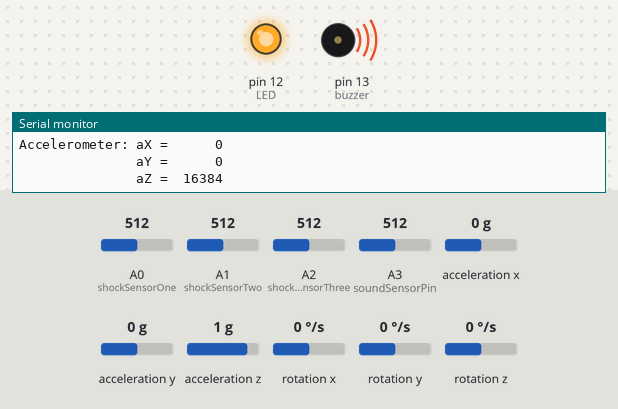
This sketch was run on a simulated Arduino Uno, built with avr-gcc and run on an emulated ATmega328P. Parts: output pins drawn as LEDs (lit = HIGH), buzzer (waves = sounding, pin HIGH), the last lines printed to the serial monitor. Wiring (inferred from the names in the program): MPU-6050 motion sensor at I2C address 0x68. The inputs (shaded band) are chosen by the test bench; at power-on: A3 (soundSensorPin) = 512, A0 (shockSensorOne) = 512, A1 (shockSensorTwo) = 512, A2 (shockSensorThree) = 512, acceleration x 0 g, acceleration y 0 g, acceleration z 1 g, rotation x 0 °/s, rotation y 0 °/s, rotation z 0 °/s.

Above: at 5.1 s.
5.2 s: A3 (soundSensorPin) set to 45
10.6 s: A3 (soundSensorPin) set to 36
At 11.5 s:
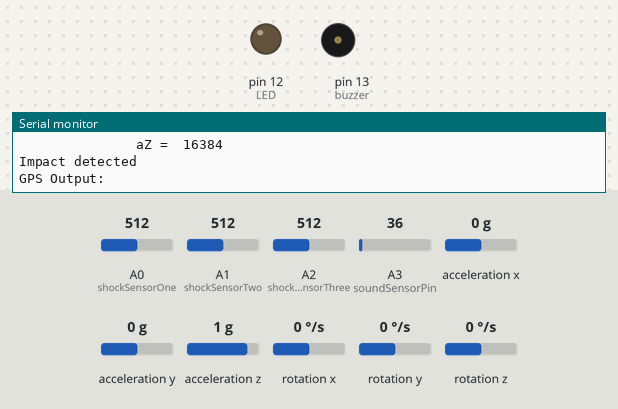
21.4 s: A0 (shockSensorOne) set to 105
26.8 s: A0 (shockSensorOne) set to 92
Timing chart, 0 to 29.8 s (numbered marks = the images above; inputs shaded):
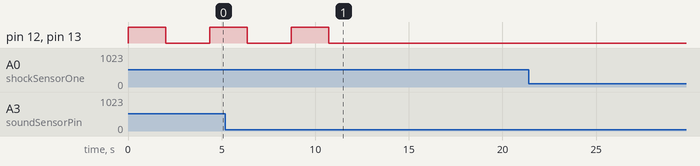

Measured:
- the behaviour switches between 41 and 40 on A3 (soundSensorPin) (found by bisection; images 0 and 1)
- after the input at 10.6 s, pin 12 (LED), pin 13 (buzzer): goes on until 10.7 s, then stays LOW

The sketch:

safetyHelmetv2.ino
```cpp
// #include <TinyGPS++.h>
#include <SoftwareSerial.h>
#include "Wire.h" // This library allows you to communicate with I2C devices.

#define shockSensorOne A0    // Analog input pin that shock sensor one is attached to
#define shockSensorTwo A1    // Analog input pin that shock sensor two is attached to
#define shockSensorThree A2  // Analog input pin that shock sensor three is attached to
#define soundSensorPin A3    // Analog input pin that the Sound sensor is attached to

#define SHOCK_THRESHOLD 600
#define SOUND_THRESHOLD 40
#define ACCELERATION_THRESHOLD 5

// Choose two Arduino pins to use for software serial
int RXPin = 2;
int TXPin = 3;

//Default baud of NEO-6M is 9600
int GPSBaud = 9600;

const int MPU_ADDR = 0x68; // I2C address of the MPU-6050. If AD0 pin is set to HIGH, the I2C address will be 0x69.

int16_t accelerometer_x, accelerometer_y, accelerometer_z; // variables for accelerometer raw data
int16_t gyro_x, gyro_y, gyro_z; // variables for gyro raw data
int16_t temperature; // variables for temperature data

char tmp_str[7]; // temporary variable used in convert function

char* convert_int16_to_str(int16_t i) { // converts int16 to string. Moreover, resulting strings will have the same length in the debug monitor.
  sprintf(tmp_str, "%6d", i);
  return tmp_str;
}

SoftwareSerial gpsSerial(RXPin, TXPin); //for GPS

struct SensorValues {
  int soundSensorValue,
  shockSensorOneValue,
  shockSensorTwoValue,
  shockSensorThreeValue,
  accelerometer_x[2],
  accelerometer_y[2],
  accelerometer_z[2];
};

SensorValues sensorValues;

void readSensors() {
  sensorValues.soundSensorValue = analogRead(soundSensorPin);
  sensorValues.shockSensorOneValue = analogRead(shockSensorOne);
  sensorValues.shockSensorTwoValue = analogRead(shockSensorTwo);
  sensorValues.shockSensorThreeValue = analogRead(shockSensorThree);

  // stores previous value in the first position in the array
  sensorValues.accelerometer_x[0] = sensorValues.accelerometer_x[1];
  sensorValues.accelerometer_y[0] = sensorValues.accelerometer_x[1];
  sensorValues.accelerometer_z[0] = sensorValues.accelerometer_x[1];

  // the following equation was taken from the documentation [MPU-6000/MPU-6050 Register Map and Description, p.30]

  Wire.beginTransmission(MPU_ADDR);
  Wire.write(0x3B); // starting with register 0x3B (ACCEL_XOUT_H) [MPU-6000 and MPU-6050 Register Map and Descriptions Revision 4.2, p.40]
  Wire.endTransmission(false); // the parameter indicates that the Arduino will send a restart. As a result, the connection is kept active.
  Wire.requestFrom(MPU_ADDR, 7*2, true); // request a total of 7*2=14 registers

  // stores current value in the second position in the array
  sensorValues.accelerometer_x[1] = Wire.read()<<8 | Wire.read(); // reading registers: 0x3B (ACCEL_XOUT_H) and 0x3C (ACCEL_XOUT_L)
  sensorValues.accelerometer_y[1] = Wire.read()<<8 | Wire.read(); // reading registers: 0x3D (ACCEL_YOUT_H) and 0x3E (ACCEL_YOUT_L)
  sensorValues.accelerometer_z[1] = Wire.read()<<8 | Wire.read(); // reading registers: 0x3F (ACCEL_ZOUT_H) and 0x40 (ACCEL_ZOUT_L)
}

double magnitude(int x, int y, int z) {
  double magnitude = sqrt(pow(x, 2) + pow(y, 2) + pow(z, 2));
  return magnitude;
}

bool suddenStop() {
  if ((int)magnitude(sensorValues.accelerometer_x[0], sensorValues.accelerometer_y[0], sensorValues.accelerometer_z[0]) /
      (int)magnitude(sensorValues.accelerometer_x[1], sensorValues.accelerometer_y[1], sensorValues.accelerometer_z[1]) > ACCELERATION_THRESHOLD)
      return true;
      else
      return false;
}


void checkValues() {
  if (sensorValues.soundSensorValue > SOUND_THRESHOLD &&
     (sensorValues.shockSensorOneValue < SHOCK_THRESHOLD ||
     sensorValues.shockSensorTwoValue < SHOCK_THRESHOLD ||
     sensorValues.shockSensorThreeValue < SHOCK_THRESHOLD)) {
    digitalWrite(12, HIGH);  // LED on
    digitalWrite(13, HIGH);  // buzzer on
    delay(2000);             // wait for 2 seconds
    digitalWrite(12, LOW);   // LED off
    digitalWrite(13, LOW);   // buzzer off
    Serial.println("Impact detected");
    Serial.print("GPS Output:");
    Serial.println();
    while (gpsSerial.available() > 0)
    Serial.write(gpsSerial.read());
    Serial.println();
    delay(2000);
  } else {
    digitalWrite(12, LOW);  // LED off
    digitalWrite(13, LOW);  // buzzer off
  }
}

void printValues() {
  Serial.print("Sound sensor:  ");
  Serial.println(sensorValues.soundSensorValue);
  Serial.print("Shock Sensors: ");
  Serial.println(sensorValues.shockSensorOneValue);
  Serial.print("               ");
  Serial.println(sensorValues.shockSensorTwoValue);
  Serial.print("               ");
  Serial.println(sensorValues.shockSensorThreeValue);

  Serial.print("Accelerometer: ");
  Serial.print("aX = ");
  Serial.println(convert_int16_to_str(sensorValues.accelerometer_x[1]));
  Serial.print("               ");
  Serial.print("aY = ");
  Serial.println(convert_int16_to_str(sensorValues.accelerometer_y[1]));
  Serial.print("               ");
  Serial.print("aZ = ");
  Serial.println(convert_int16_to_str(sensorValues.accelerometer_z[1]));

  Serial.println();
}

void setup() {
  pinMode(12, OUTPUT);  //LED
  pinMode(13, OUTPUT);  //buzzer
  Serial.begin(9600);
  // Start the software serial port at the GPS's default baud
  gpsSerial.begin(GPSBaud);


  // accelerometer setup
  Wire.begin();
  Wire.beginTransmission(MPU_ADDR); // Begins a transmission to the I2C slave (GY-521 board)
  Wire.write(0x6B); // PWR_MGMT_1 register
  Wire.write(0); // set to zero (wakes up the MPU-6050)
  Wire.endTransmission(true);


  Serial.println("Setup complete");

}

void loop() {
  readSensors();
  checkValues();
  printValues();
  delay(250);
}
```
